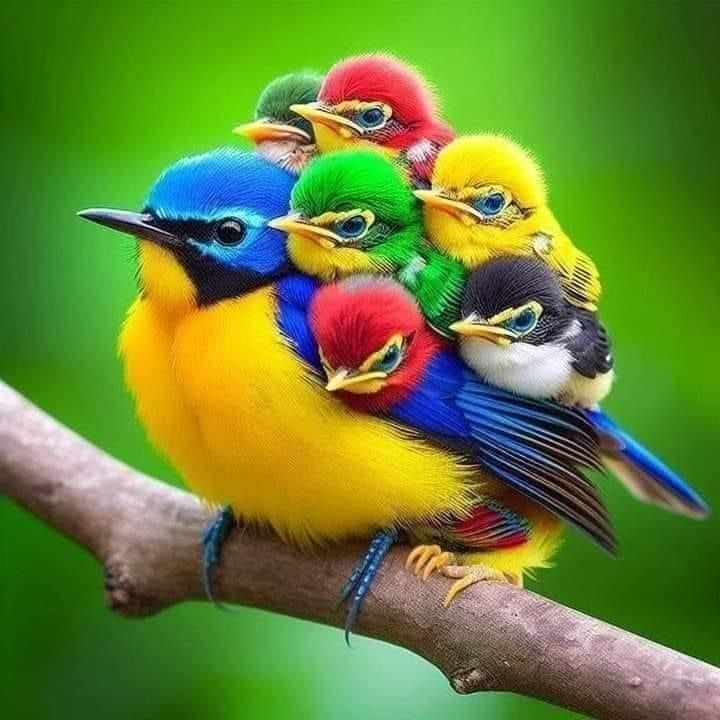
#> input picture TP 1/work_files/aves.jpg, 720 x 720 px, found by its file name
$ python 'Ejercicio 9.py'
#> lines starting #> are read from the running program, lines starting #| are printed output that depends on the picture
from PIL import Image, ImageOps, ImageDraw
import numpy as np

# Función para ecualizar el histograma de cada banda en una imagen en color
def ecualizar_imagen_color(imagen):
    bandas = imagen.split()
    bandas_ecualizadas = []

    for banda in bandas:
        banda_array = np.array(banda)
        histograma, _ = np.histogram(banda_array, bins=256, range=(0, 255))
        cdf = histograma.cumsum()
        cdf_normalizada = cdf * 255 / cdf[-1]

        banda_ecualizada = np.interp(banda_array.flatten(), range(256), cdf_normalizada)
        banda_ecualizada = banda_ecualizada.reshape(banda_array.shape).astype(np.uint8)

        bandas_ecualizadas.append(Image.fromarray(banda_ecualizada))

    return Image.merge("RGB", bandas_ecualizadas)

# Función para ecualizar el histograma de una imagen en escala de grises
def ecualizar_imagen_grises(imagen_gris):
    imagen_array = np.array(imagen_gris)
    histograma, _ = np.histogram(imagen_array, bins=256, range=(0, 255))
    cdf = histograma.cumsum()
    cdf_normalizada = cdf * 255 / cdf[-1]

    imagen_ecualizada = np.interp(imagen_array.flatten(), range(256), cdf_normalizada)
    imagen_ecualizada = imagen_ecualizada.reshape(imagen_array.shape).astype(np.uint8)

    return Image.fromarray(imagen_ecualizada)

# Función para combinar todas las imágenes en un solo archivo
def combinar_imagenes(imagen_color, imagen_color_ecualizada, imagen_grises, imagen_grises_ecualizada):
    ancho, alto = imagen_color.size
    espacio_texto = 30  # Espacio adicional para las etiquetas

    # Crear una nueva imagen con el doble de ancho y el doble de alto para las cuatro imágenes
    imagen_combinada = Image.new("RGB", (ancho * 2, alto * 2 + espacio_texto), "white")
    draw = ImageDraw.Draw(imagen_combinada)

    # Pegar cada imagen en la posición correspondiente
    imagen_combinada.paste(imagen_color, (0, 0))
    imagen_combinada.paste(imagen_color_ecualizada, (ancho, 0))
    imagen_combinada.paste(imagen_grises, (0, alto))
    imagen_combinada.paste(imagen_grises_ecualizada, (ancho, alto))

    # Agregar etiquetas
    etiquetas = ["Color Original", "Color Ecualizado", "Grises Original", "Grises Ecualizado"]
    posiciones = [(0, alto), (ancho, alto), (0, alto * 2), (ancho, alto * 2)]

    for i, (texto, (x, y)) in enumerate(zip(etiquetas, posiciones)):
        draw.text((x + (ancho - draw.textlength(texto)) // 2, y + espacio_texto), texto, fill="black")

    return imagen_combinada

# Ejemplo de uso
if __name__ == "__main__":
    ruta_imagen = r"C:\Users\digni\OneDrive\Desktop\tp1\aves.jpg"

    # Cargar la imagen en modo RGB y en escala de grises
    imagen_color = Image.open(ruta_imagen).convert("RGB")
#> imagen_color is the input picture: PIL image 720x720 RGB; mean R, G, B 103.4, 132.3, 53.7
    imagen_grises = Image.open(ruta_imagen).convert("L")
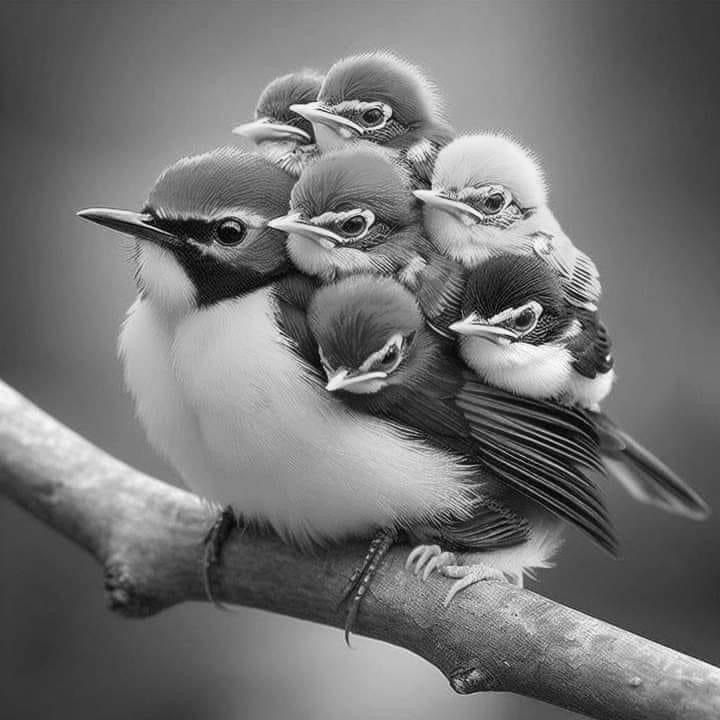
#> imagen_grises: PIL image 720x720 L; min 0, max 255, mean 114.7

    # Ecualizar la imagen en color
    imagen_color_ecualizada = ecualizar_imagen_color(imagen_color)
#> the loop in ecualizar_imagen_color, `for banda in bandas:` made 3 passes
#> pass 1, in ecualizar_imagen_color, `banda_ecualizada = banda_ecualizada.reshape(banda_array.shape).astype(..`:
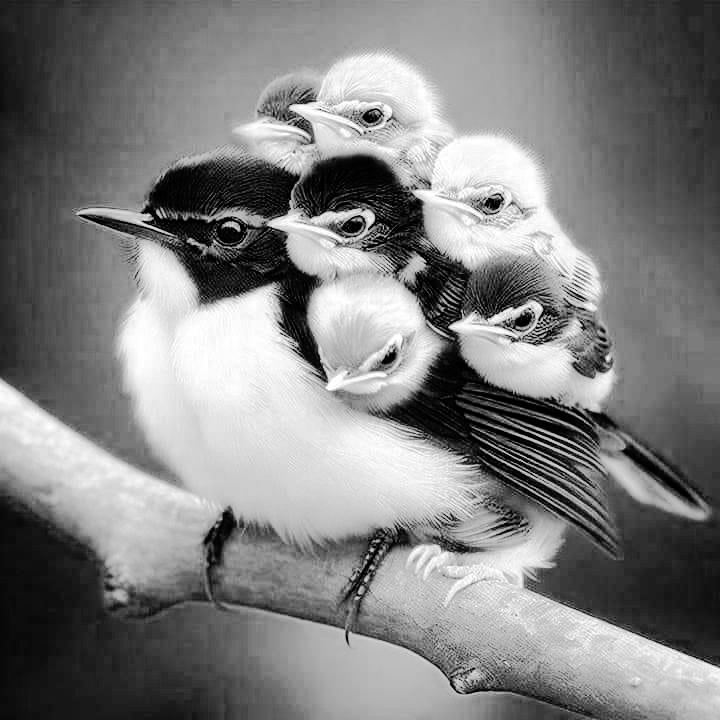
#> banda_ecualizada: shape (720, 720); min 0, max 255, mean 127.7
#> after the loop in ecualizar_imagen_color, `for banda in bandas:`:
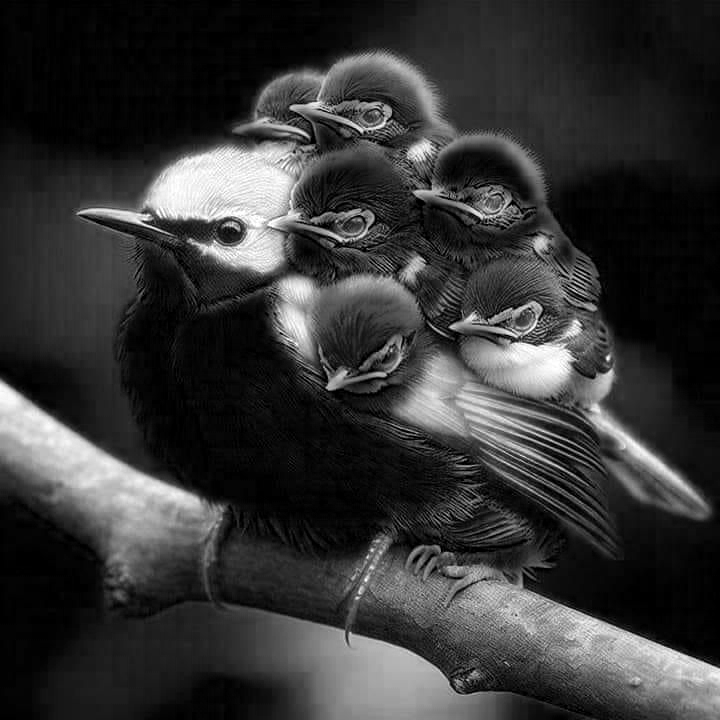
#> banda_array: shape (720, 720); min 0, max 255, mean 53.7
#> after the loop in ecualizar_imagen_color, `for banda in bandas:`:
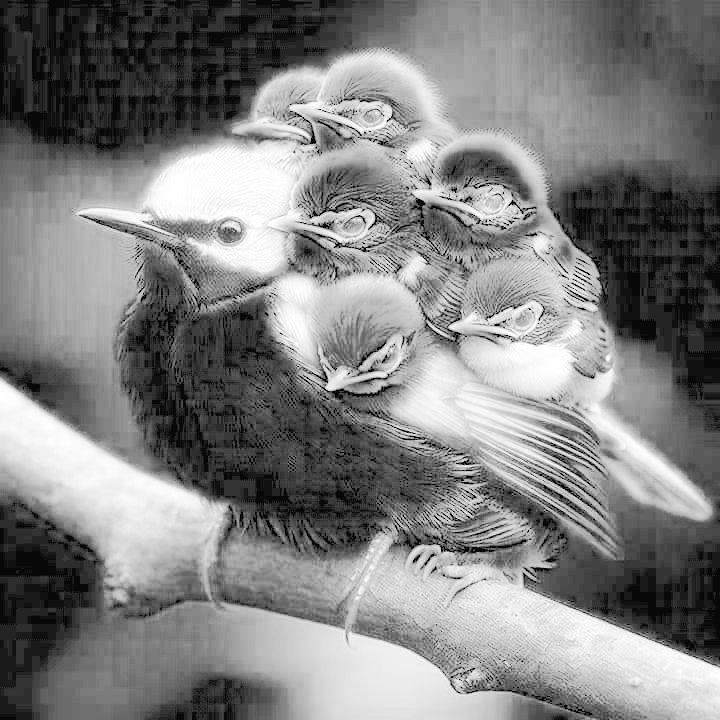
#> banda_ecualizada: shape (720, 720); min 8, max 255, mean 128.6
#> after the loop in ecualizar_imagen_color, `for banda in bandas:`: bandas_ecualizadas = 3 items
#> in ecualizar_imagen_color, `return Image.merge("RGB", bandas_ecualizadas)`:
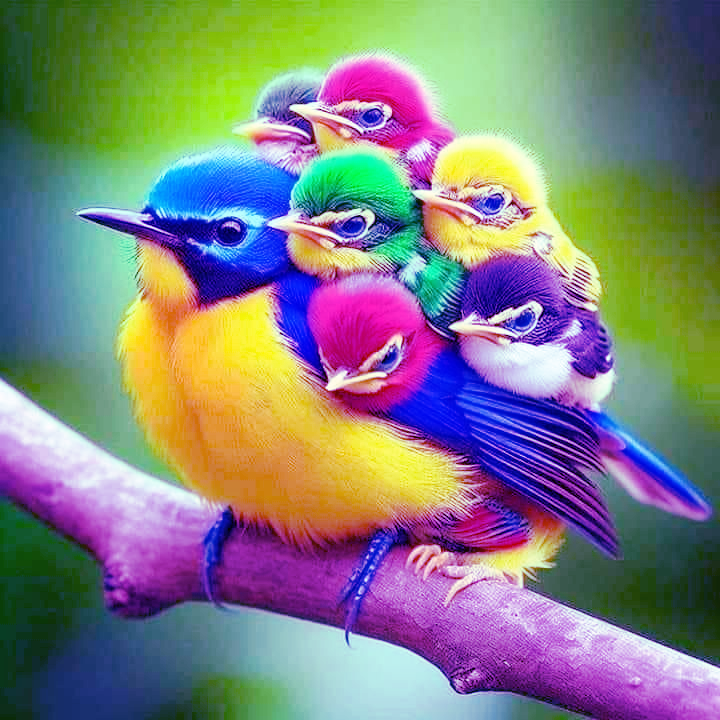
#> returned value: PIL image 720x720 RGB; mean R, G, B 127.7, 127.6, 128.6

    # Ecualizar la imagen en escala de grises
    imagen_grises_ecualizada = ecualizar_imagen_grises(imagen_grises)
#> in ecualizar_imagen_grises, `histograma, _ = np.histogram(imagen_array, bins=256, range=(0, 255))`: histograma = 256 values, max 6664 at index 70, min 1 at index 0, mean 2025
#> in ecualizar_imagen_grises, `cdf = histograma.cumsum()`: cdf = 256 values from 1 to 518400
#> in ecualizar_imagen_grises, `cdf_normalizada = cdf * 255 / cdf[-1]`: cdf_normalizada = 256 values from 0.000492 to 255
#> in ecualizar_imagen_grises, `imagen_ecualizada = imagen_ecualizada.reshape(imagen_array.shape).asty..`:
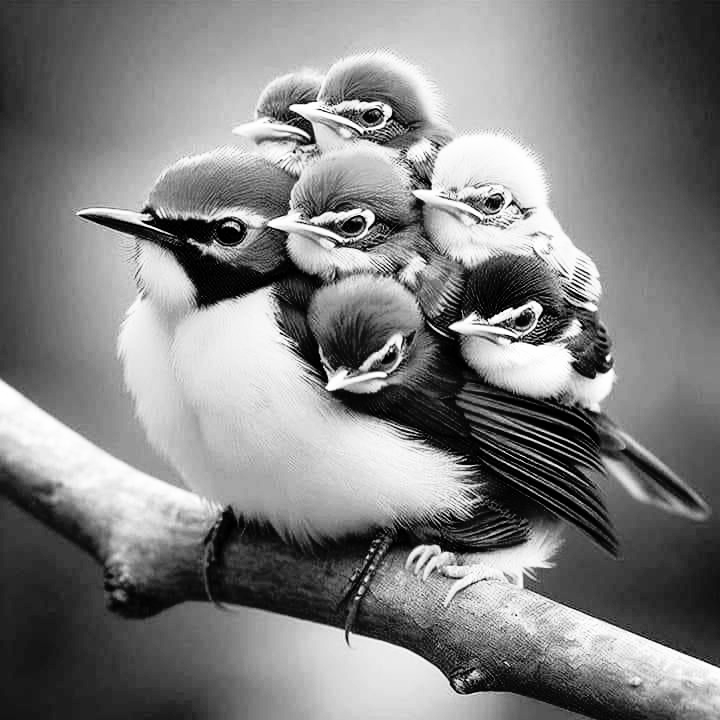
#> imagen_ecualizada: shape (720, 720); min 0, max 255, mean 127.8

    # Combinar todas las imágenes en un solo archivo
    imagen_combinada = combinar_imagenes(
        imagen_color, imagen_color_ecualizada, imagen_grises, imagen_grises_ecualizada
    )
#> in combinar_imagenes, `imagen_combinada = Image.new("RGB", (ancho * 2, alto * 2 + espacio_tex..`: imagen_combinada: PIL image 1440x1470 RGB; every value is 255
#> in combinar_imagenes, `imagen_combinada.paste(imagen_grises_ecualizada, (ancho, alto))`:
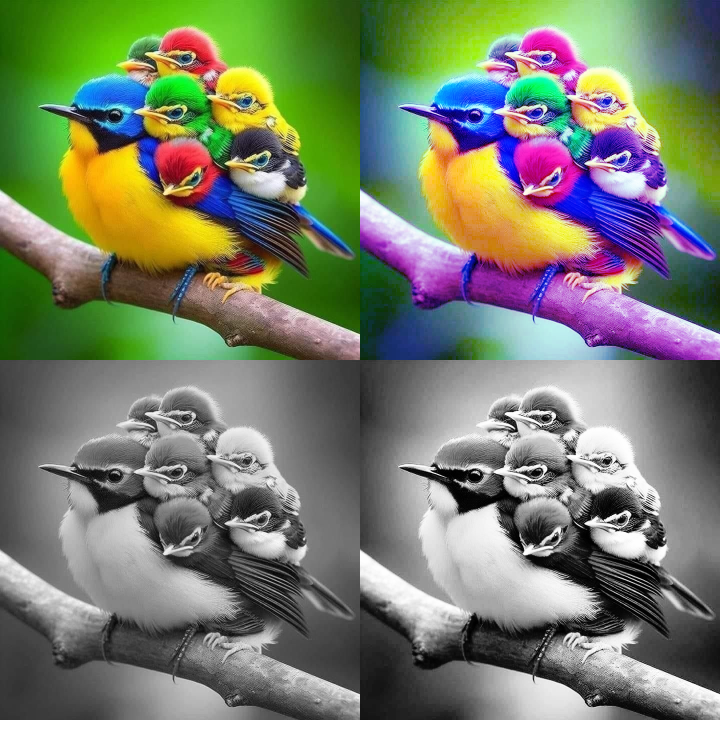
#> imagen_combinada: PIL image 1440x1470 RGB (shown at 1/2 size); mean R, G, B 121.2, 128.2, 109.2

    # Guardar y mostrar la imagen combinada
    imagen_combinada.save("imagen_combinada_ecualizada.jpg")
    imagen_combinada.show()
